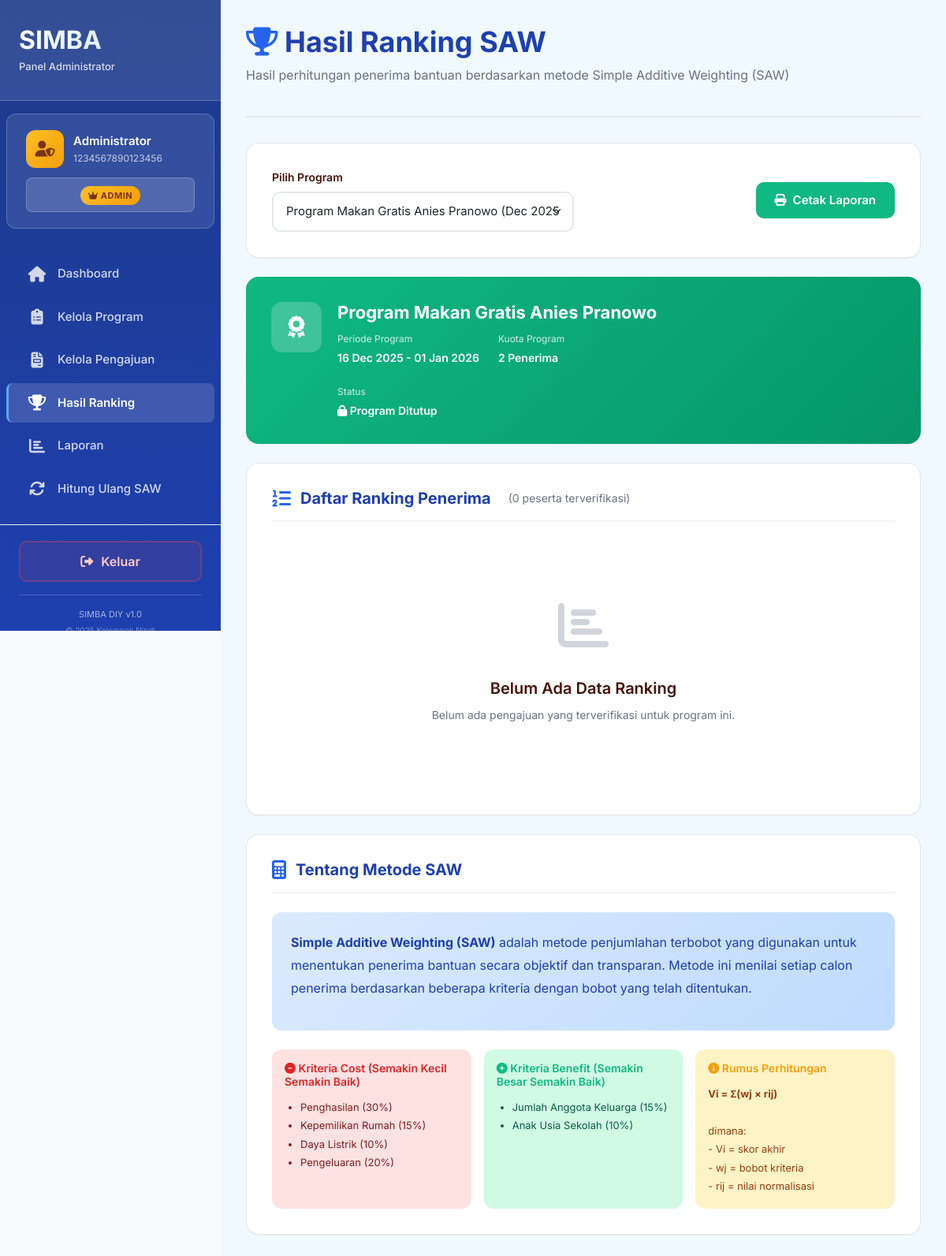
/admin/ranking.php?program=5 (signed in), run on the app's committed database.
### tables this page shows
CREATE TABLE `user` (
  `id` int(11) NOT NULL,
  `nama` varchar(255) NOT NULL COMMENT 'Nama lengkap pengguna',
  `nik` char(16) NOT NULL COMMENT 'NIK 16 digit',
  `password` varchar(255) NOT NULL COMMENT 'Password terenkripsi',
  `role` enum('admin','user') NOT NULL DEFAULT 'user' COMMENT 'Role pengguna',
  `created_at` timestamp NOT NULL DEFAULT current_timestamp() COMMENT 'Tanggal registrasi'
);

CREATE TABLE `program_bantuan` (
  `id` int(11) NOT NULL,
  `nama_program` varchar(255) NOT NULL COMMENT 'Nama program bantuan',
  `deskripsi` text DEFAULT NULL COMMENT 'Deskripsi program',
  `kuota` int(11) NOT NULL COMMENT 'Jumlah penerima',
  `tanggal_mulai` date NOT NULL COMMENT 'Tanggal mulai program',
  `tanggal_selesai` date NOT NULL COMMENT 'Tanggal selesai program',
  `status` enum('Aktif','Tutup') NOT NULL DEFAULT 'Aktif' COMMENT 'Status program',
  `created_at` timestamp NOT NULL DEFAULT current_timestamp(),
  `updated_at` timestamp NOT NULL DEFAULT current_timestamp() ON UPDATE current_timestamp()
);

### admin/ranking.php (the view, shortened to what the rows shown need)
<?php
require_once(__DIR__ . "/../functions/submission.php");
require_once(__DIR__ . "/../functions/program.php");
require_once(__DIR__ . "/../functions/saw.php");
$filter_program = $_GET['program'] ?? 'latest';
$closedPrograms = getAllPrograms('Tutup');
$selectedProgram = null;
if ($filter_program == 'latest') {
    $selectedProgram = !empty($closedPrograms) ? $closedPrograms[0] : null;
} else {
    $selectedProgram = getProgramById(intval($filter_program));
}
$rankingList = [];
if ($selectedProgram) {
    $rankingList = getRankingByProgram($selectedProgram['id']);
}
?>
<!DOCTYPE html>
<html lang="id">
<head>
    <link rel="stylesheet" href="https://cdnjs.cloudflare.com/ajax/libs/font-awesome/6.5.2/css/all.min.css">
    <link href="https://cdn.jsdelivr.net/npm/bootstrap@5.3.5/dist/css/bootstrap.min.css" rel="stylesheet">
    <link rel="stylesheet" href="../css/style.css">
</head>
<body>
    <div class="dashboard-wrapper">
        <?php include('../templates/admin_sidebar.php'); ?>
        <div class="main-content" style="background-color: #f0f9ff;">
            <div class="page-header">
                <h1 class="page-title" style="color: #1e40af;">
                    <i class="fas fa-trophy" style="color: #2563eb;"></i> Hasil Ranking SAW
                </h1>
            </div>
            <?php if (empty($closedPrograms)): ?>
                <div class="alert alert-warning">
                    <i class="fas fa-exclamation-triangle"></i>
                    <div>
                        <strong>Belum Ada Program yang Ditutup</strong>
                        <p style="margin: 8px 0 0 0;">Ranking akan muncul setelah ada program yang ditutup dan perhitungan SAW selesai. <a href="manage_programs.php" style="color: #92400e; font-weight: 600;">Kelola program</a></p>
                    </div>
                </div>
                <div class="form-card">
                    <div class="empty-state">
                        <div class="empty-state-icon">
                            <i class="fas fa-chart-line"></i>
                        </div>
                        <div class="empty-state-title">Ranking Belum Tersedia</div>
                        <div class="empty-state-description">
                            Sistem akan otomatis menghitung ranking saat admin menutup program bantuan.
                        </div>
                    </div>
                </div>
            <?php else: ?>
                <?php if ($selectedProgram): ?>
                    <div class="form-card" style="background: linear-gradient(135deg, #10b981 0%, #059669 100%); color: white; border: none;">
                        <div class="row align-items-center">
                            <div class="col-lg-8">
                                <div style="display: flex; align-items: start; gap: 20px;">
                                    <div style="width: 64px; height: 64px; background: rgba(255, 255, 255, 0.2); border-radius: 14px; display: flex; align-items: center; justify-content: center; font-size: 28px; flex-shrink: 0;">
                                        <i class="fas fa-award"></i>
                                    </div>
                                    <div>
                                        <h3 style="font-size: 22px; font-weight: 700; margin-bottom: 8px;">
                                            <?php echo htmlspecialchars($selectedProgram['nama_program']); ?>
                                        </h3>
                                        <div style="display: flex; gap: 24px; flex-wrap: wrap; margin-top: 12px;">
                                            <div>
                                                <div style="font-size: 12px; opacity: 0.8; margin-bottom: 4px;">Periode Program</div>
                                                <div style="font-size: 14px; font-weight: 600;">
                                                    <?php echo date('d M Y', strtotime($selectedProgram['tanggal_mulai'])); ?> -
                                                    <?php echo date('d M Y', strtotime($selectedProgram['tanggal_selesai'])); ?>
                                                </div>
                                            </div>
                                            <div>
                                                <div style="font-size: 12px; opacity: 0.8; margin-bottom: 4px;">Kuota Program</div>
                                                <div style="font-size: 14px; font-weight: 600;"><?php echo $selectedProgram['kuota']; ?> Penerima</div>
                                            </div>
                                            <div>
                                                <div style="font-size: 12px; opacity: 0.8; margin-bottom: 4px;">Status</div>
                                                <div style="font-size: 14px; font-weight: 600;">
                                                    <i class="fas fa-lock"></i> Program Ditutup
                                                </div>
                                            </div>
                                        </div>
                                    </div>
                                </div>
                            </div>
                        </div>
                    </div>
                    <div class="form-card">
                        <h2 class="form-section-title" style="color: #1e40af;">
                            <i class="fas fa-list-ol" style="color: #2563eb;"></i> Daftar Ranking Penerima
                            <span style="font-size: 14px; font-weight: normal; color: #6b7280; margin-left: 10px;">
                                (<?php echo count($rankingList); ?> peserta terverifikasi)
                            </span>
                        </h2>
                        <?php if (empty($rankingList)): ?>
                            <div class="empty-state">
                                <div class="empty-state-icon">
                                    <i class="fas fa-chart-bar"></i>
                                </div>
                                <div class="empty-state-title">Belum Ada Data Ranking</div>
                                <div class="empty-state-description">
                                    Belum ada pengajuan yang terverifikasi untuk program ini.
                                </div>
                            </div>
                        <?php endif; ?>
                    </div>
                <?php endif; ?>
            <?php endif; ?>
            <div class="form-card">
                <h2 class="form-section-title" style="color: #1e40af;">
                    <i class="fas fa-calculator" style="color: #2563eb;"></i> Tentang Metode SAW
                </h2>
            </div>
        </div>
    </div>
</body>
</html>

### templates/admin_sidebar.php (shortened to what the rows shown need)
<?php
$connection = getConnection();
$id_user = $_SESSION['id'];
$userData = $connection->query("SELECT nama, nik FROM user WHERE id = '$id_user'")->fetch_assoc();
?>
<div class="sidebar">
    <div class="sidebar-logo">
        <h2>SIMBA</h2>
    </div>
    <div style="padding: 20px 24px; background: rgba(255, 255, 255, 0.1); margin: 16px 8px; border-radius: 12px; border: 1px solid rgba(255, 255, 255, 0.2);">
        <div style="display: flex; align-items: center; gap: 12px; margin-bottom: 12px;">
            <div style="flex: 1; min-width: 0;">
                <div style="font-size: 15px; font-weight: 600; color: #fff; margin-bottom: 2px; white-space: nowrap; overflow: hidden; text-overflow: ellipsis;">
                    <?php echo htmlspecialchars($userData['nama']); ?>
                </div>
                <div style="font-size: 12px; color: rgba(255, 255, 255, 0.7);">
                    <?php echo htmlspecialchars($userData['nik']); ?>
                </div>
            </div>
        </div>
    </div>
</div>

### data on the page
user: nama "Administrator", nik "1234567890123456"
program_bantuan: nama_program "Program Makan Gratis Anies Pranowo", tanggal_mulai "16 Dec 2025", tanggal_selesai "01 Jan 2026", kuota "2"

### other printed values
count($rankingList) "0"
form field value "Program Makan Gratis Anies Pranowo (Dec 2025)"
